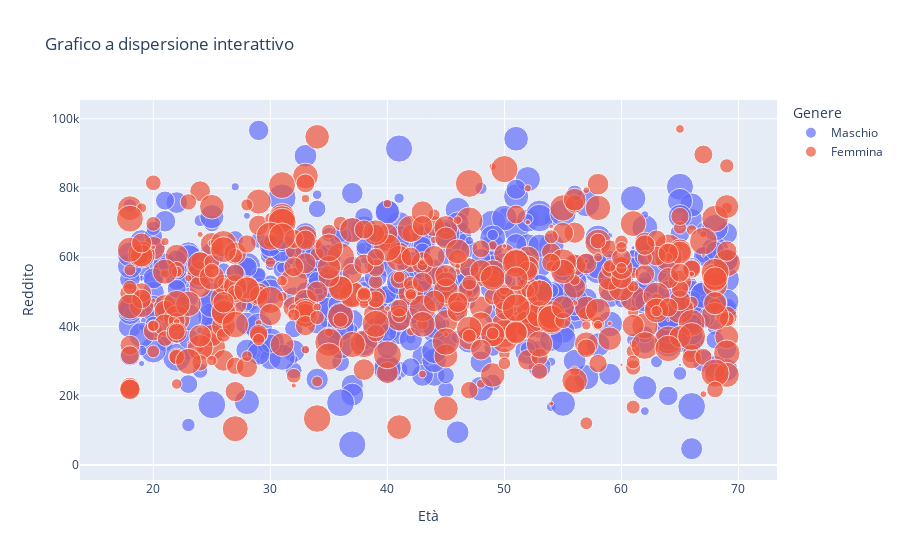

The cell this chart's notebook holds for it:
### Markdown cell above
## Grafico a Dispersione Interattivo ##

### Code cell
# Creazione di un grafico a dispersione interattivo con Plotly Express
fig = px.scatter(df, x='Età', y='Reddito', color='Genere', size='Punteggio',
                 title='Grafico a dispersione interattivo')

# Aggiornamento del layout del grafico
fig.update_layout(title='Grafico a dispersione interattivo')

# Visualizzazione del grafico
fig.show()

### Figure 1 — Plotly figure (JSON) as saved in the notebook; plotly's stock layout.template omitted (floating-point values rounded to 4 significant figures; data arrays with more than 128 entries replaced by an {"elided": "..."} marker saying what was removed)
{"data": [{"hovertemplate": "Genere=Maschio<br>Età=%{x}<br>Reddito=%{y}<br>Punteggio=%{marker.size}<extra></extra>", "legendgroup": "Maschio", "marker": {"color": "#636efa", "size": {"elided": "524 float values"}, "sizemode": "area", "sizeref": 0.2499, "symbol": "circle"}, "mode": "markers", "name": "Maschio", "orientation": "v", "showlegend": true, "type": "scatter", "x": {"elided": "524 int values"}, "xaxis": "x", "y": {"elided": "524 float values"}, "yaxis": "y"}, {"hovertemplate": "Genere=Femmina<br>Età=%{x}<br>Reddito=%{y}<br>Punteggio=%{marker.size}<extra></extra>", "legendgroup": "Femmina", "marker": {"color": "#EF553B", "size": {"elided": "476 float values"}, "sizemode": "area", "sizeref": 0.2499, "symbol": "circle"}, "mode": "markers", "name": "Femmina", "orientation": "v", "showlegend": true, "type": "scatter", "x": {"elided": "476 int values"}, "xaxis": "x", "y": {"elided": "476 float values"}, "yaxis": "y"}], "layout": {"autosize": true, "legend": {"itemsizing": "constant", "title": {"text": "Genere"}, "tracegroupgap": 0}, "title": {"text": "Grafico a dispersione interattivo"}, "xaxis": {"anchor": "y", "autorange": true, "domain": [0, 1], "range": [14.6, 72.41], "title": {"text": "Età"}, "type": "linear"}, "yaxis": {"anchor": "x", "autorange": true, "domain": [0, 1], "range": [-10370.0, 110300.0], "title": {"text": "Reddito"}, "type": "linear"}}}
